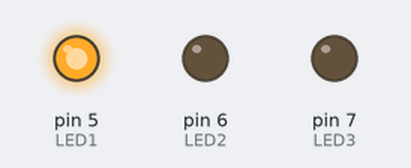
Bench run of a sketch on a simulated Arduino Uno, built with avr-gcc and run on an emulated ATmega328P. Parts: output pins drawn as LEDs (lit = HIGH).

Above: at 1.5 s.
At 4.5 s:
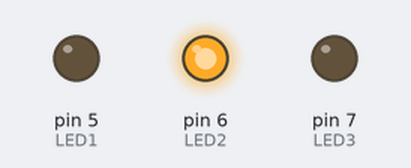
At 7.5 s:
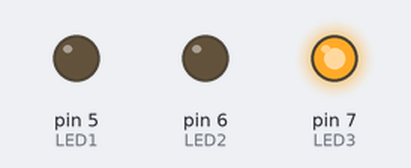
Timing chart, 0 to 11.7 s (numbered marks = the images above):
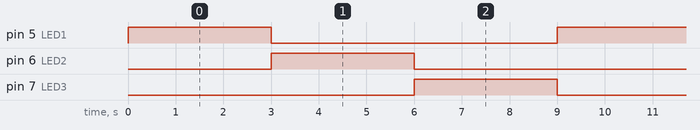

The sketch:

traffic_light_code.ino
```cpp
int LED1=5;
int LED2=6;
int LED3=7;
void setup() {
 pinMode(LED1,OUTPUT);
 pinMode(LED2,OUTPUT);
 pinMode(LED3,OUTPUT);

}

void loop() {
 digitalWrite(LED1,HIGH);
 delay(3000);
  digitalWrite(LED1,LOW);

  digitalWrite(LED2,HIGH);
  delay(3000);
  digitalWrite(LED2,LOW);

 digitalWrite(LED3,HIGH);
  delay(3000);
  digitalWrite(LED3,LOW);

}
```

Measured:
- by itself, pin 5 (LED1), pin 6 (LED2), pin 7 (LED3): alternates HIGH for 3.0 s and LOW for 6.0 s
- by itself, everything shown: repeats every 9.0 s, in 4 steps
